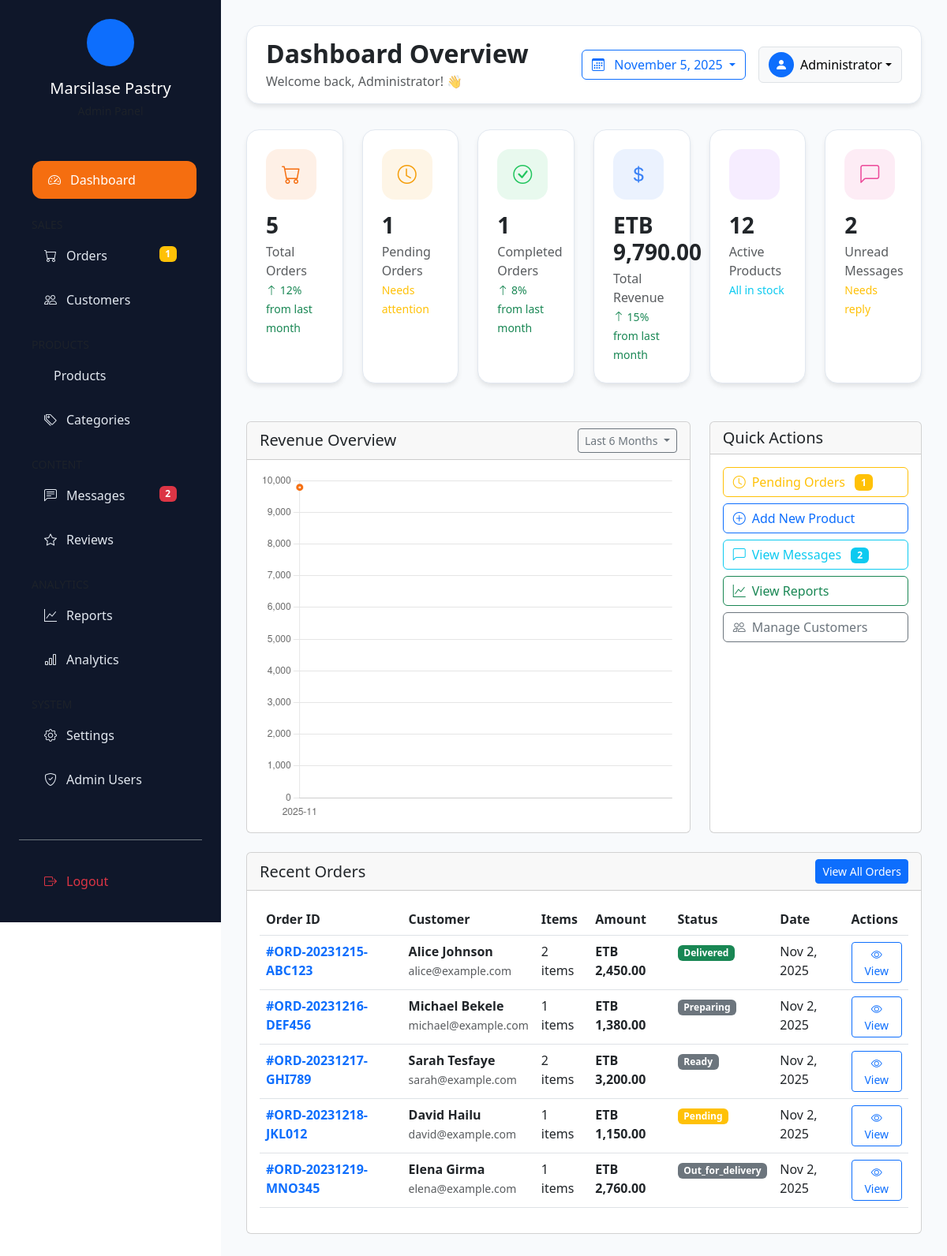
Page /admin/dashboard.php (signed in) on the committed database.
### tables this page shows
CREATE TABLE orders (
    id INT PRIMARY KEY AUTO_INCREMENT,
    order_number VARCHAR(255) UNIQUE NOT NULL,
    customer_name VARCHAR(255) NOT NULL,
    customer_phone VARCHAR(255) NOT NULL,
    customer_email VARCHAR(255) NOT NULL,
    delivery_address TEXT NOT NULL,
    delivery_date DATE NOT NULL,
    total_amount DECIMAL(10,2) NOT NULL,
    delivery_time VARCHAR(50) DEFAULT '09:00-12:00',
    special_instructions TEXT,
    status ENUM('pending', 'confirmed', 'preparing', 'ready', 'out_for_delivery', 'delivered', 'cancelled') DEFAULT 'pending',
    payment_status ENUM('pending', 'paid', 'failed', 'refunded', 'cancelled') DEFAULT 'pending',
    payment_method VARCHAR(50) DEFAULT 'cash',
    payment_notes TEXT,
    refund_amount DECIMAL(10,2) DEFAULT 0,
    refund_reason TEXT,
    created_at TIMESTAMP DEFAULT CURRENT_TIMESTAMP,
    updated_at TIMESTAMP DEFAULT CURRENT_TIMESTAMP ON UPDATE CURRENT_TIMESTAMP
);

### admin/dashboard.php (the view, shortened to what this page needs)
<?php
require_once 'config.php';
$total_orders = $conn->query("SELECT COUNT(*) as count FROM orders")->fetch_assoc()['count'];
$pending_orders = $conn->query("SELECT COUNT(*) as count FROM orders WHERE status = 'pending'")->fetch_assoc()['count'];
$completed_orders = $conn->query("SELECT COUNT(*) as count FROM orders WHERE status = 'delivered'")->fetch_assoc()['count'];
$total_revenue = $conn->query("SELECT SUM(total_amount) as revenue FROM orders WHERE payment_status = 'paid'")->fetch_assoc()['revenue'] ?? 0;
$total_products = $conn->query("SELECT COUNT(*) as count FROM cakes WHERE is_active = TRUE")->fetch_assoc()['count'];
$unread_messages = $conn->query("SELECT COUNT(*) as count FROM contact_messages WHERE status = 'unread'")->fetch_assoc()['count'];
$recent_orders = $conn->query("
    SELECT o.*, COUNT(oi.id) as item_count
    FROM orders o
    LEFT JOIN order_items oi ON o.id = oi.order_id
    GROUP BY o.id
    ORDER BY o.created_at DESC
    LIMIT 5
")->fetch_all(MYSQLI_ASSOC);
$monthly_revenue = $conn->query("
    SELECT
        DATE_FORMAT(created_at, '%Y-%m') as month,
        SUM(total_amount) as revenue
    FROM orders
    WHERE payment_status = 'paid'
    AND created_at >= DATE_SUB(NOW(), INTERVAL 6 MONTH)
    GROUP BY DATE_FORMAT(created_at, '%Y-%m')
    ORDER BY month DESC
    LIMIT 6
")->fetch_all(MYSQLI_ASSOC);
?>
<!DOCTYPE html>
<html lang="en">
<head>
    <link href="https://cdn.jsdelivr.net/npm/bootstrap@5.3.0/dist/css/bootstrap.min.css" rel="stylesheet">
    <link href="https://cdn.jsdelivr.net/npm/bootstrap-icons@1.10.0/font/bootstrap-icons.css" rel="stylesheet">
</head>
<body>
    <?php include 'sidebar.php'; ?>
    <div class="main-content" id="mainContent">
        <div class="top-bar">
            <div class="d-flex justify-content-between align-items-center">
                <div>
                    <h2 class="mb-1 fw-bold">Dashboard Overview</h2>
                    <p class="text-muted mb-0">Welcome back, <?= $_SESSION['admin_name'] ?>! 👋</p>
                </div>
                <div class="d-flex align-items-center gap-3">
                    <div class="dropdown">
                        <button class="btn btn-outline-primary dropdown-toggle" type="button" data-bs-toggle="dropdown">
                            <i class="bi bi-calendar3 me-2"></i>
                            <?= date('F j, Y') ?>
                        </button>
                    </div>
                    <div class="dropdown">
                        <button class="btn btn-light border dropdown-toggle d-flex align-items-center" type="button" data-bs-toggle="dropdown">
                            <div class="bg-primary rounded-circle d-flex align-items-center justify-content-center text-white me-2"
                                 style="width: 32px; height: 32px;">
                                <i class="bi bi-person-fill"></i>
                            </div>
                            <span><?= $_SESSION['admin_name'] ?></span>
                        </button>
                    </div>
                </div>
            </div>
        </div>
        <div class="row g-4 mb-5">
            <div class="col-xl-2 col-md-4 col-6">
                <div class="stat-card">
                    <div class="stat-icon bg-primary-light">
                        <i class="bi bi-cart"></i>
                    </div>
                    <h3 class="mb-1 fw-bold"><?= $total_orders ?></h3>
                    <p class="text-muted mb-0">Total Orders</p>
                    <small class="text-success">
                        <i class="bi bi-arrow-up"></i> 12% from last month
                    </small>
                </div>
            </div>
            <div class="col-xl-2 col-md-4 col-6">
                <div class="stat-card">
                    <div class="stat-icon bg-warning-light">
                        <i class="bi bi-clock"></i>
                    </div>
                    <h3 class="mb-1 fw-bold"><?= $pending_orders ?></h3>
                    <p class="text-muted mb-0">Pending Orders</p>
                    <small class="text-warning">
                        Needs attention
                    </small>
                </div>
            </div>
            <div class="col-xl-2 col-md-4 col-6">
                <div class="stat-card">
                    <div class="stat-icon bg-success-light">
                        <i class="bi bi-check-circle"></i>
                    </div>
                    <h3 class="mb-1 fw-bold"><?= $completed_orders ?></h3>
                    <p class="text-muted mb-0">Completed Orders</p>
                    <small class="text-success">
                        <i class="bi bi-arrow-up"></i> 8% from last month
                    </small>
                </div>
            </div>
            <div class="col-xl-2 col-md-4 col-6">
                <div class="stat-card">
                    <div class="stat-icon bg-info-light">
                        <i class="bi bi-currency-dollar"></i>
                    </div>
                    <h3 class="mb-1 fw-bold">ETB <?= number_format($total_revenue, 2) ?></h3>
                    <p class="text-muted mb-0">Total Revenue</p>
                    <small class="text-success">
                        <i class="bi bi-arrow-up"></i> 15% from last month
                    </small>
                </div>
            </div>
            <div class="col-xl-2 col-md-4 col-6">
                <div class="stat-card">
                    <div class="stat-icon bg-purple-light">
                    </div>
                    <h3 class="mb-1 fw-bold"><?= $total_products ?></h3>
                    <p class="text-muted mb-0">Active Products</p>
                    <small class="text-info">
                        All in stock
                    </small>
                </div>
            </div>
            <div class="col-xl-2 col-md-4 col-6">
                <div class="stat-card">
                    <div class="stat-icon bg-pink-light">
                        <i class="bi bi-chat-left"></i>
                    </div>
                    <h3 class="mb-1 fw-bold"><?= $unread_messages ?></h3>
                    <p class="text-muted mb-0">Unread Messages</p>
                    <small class="text-warning">
                        Needs reply
                    </small>
                </div>
            </div>
        </div>
        <div class="row g-4">
            <div class="col-lg-8">
                <div class="card h-100">
                    <div class="card-header d-flex justify-content-between align-items-center">
                        <h5 class="mb-0">Revenue Overview</h5>
                        <div class="dropdown">
                            <button class="btn btn-sm btn-outline-secondary dropdown-toggle" type="button" data-bs-toggle="dropdown">
                                Last 6 Months
                            </button>
                        </div>
                    </div>
                    <div class="card-body">
                        <canvas id="revenueChart" height="250"></canvas>
                    </div>
                </div>
            </div>
            <div class="col-lg-4">
                <div class="card h-100">
                    <div class="card-header">
                        <h5 class="mb-0">Quick Actions</h5>
                    </div>
                    <div class="card-body">
                        <div class="d-grid gap-2">
                            <a href="orders.php?status=pending" class="btn btn-outline-warning text-start">
                                <i class="bi bi-clock me-2"></i>Pending Orders
                                <span class="badge bg-warning ms-2"><?= $pending_orders ?></span>
                            </a>
                            <a href="products.php?action=add" class="btn btn-outline-primary text-start">
                                <i class="bi bi-plus-circle me-2"></i>Add New Product
                            </a>
                            <a href="messages.php" class="btn btn-outline-info text-start">
                                <i class="bi bi-chat-left me-2"></i>View Messages
                                <span class="badge bg-info ms-2"><?= $unread_messages ?></span>
                            </a>
                            <a href="reports.php" class="btn btn-outline-success text-start">
                                <i class="bi bi-graph-up me-2"></i>View Reports
                            </a>
                            <a href="customers.php" class="btn btn-outline-secondary text-start">
                                <i class="bi bi-people me-2"></i>Manage Customers
                            </a>
                        </div>
                    </div>
                </div>
            </div>
        </div>
        <div class="row mt-4">
            <div class="col-12">
                <div class="card">
                    <div class="card-header d-flex justify-content-between align-items-center">
                        <h5 class="mb-0">Recent Orders</h5>
                        <a href="orders.php" class="btn btn-sm btn-primary">View All Orders</a>
                    </div>
                    <div class="card-body">
                        <div class="table-responsive">
                            <table class="table table-hover">
                                <thead>
                                    <tr>
                                        <th>Order ID</th>
                                        <th>Customer</th>
                                        <th>Items</th>
                                        <th>Amount</th>
                                        <th>Status</th>
                                        <th>Date</th>
                                        <th>Actions</th>
                                    </tr>
                                </thead>
                                <tbody>
                                    <?php foreach ($recent_orders as $order): ?>
                                    <tr>
                                        <td>
                                            <strong class="text-primary">#<?= $order['order_number'] ?></strong>
                                        </td>
                                        <td>
                                            <div class="fw-semibold"><?= htmlspecialchars($order['customer_name']) ?></div>
                                            <small class="text-muted"><?= htmlspecialchars($order['customer_email']) ?></small>
                                        </td>
                                        <td><?= $order['item_count'] ?> items</td>
                                        <td class="fw-bold">ETB <?= number_format($order['total_amount'], 2) ?></td>
                                        <td>
                                            <span class="badge bg-<?=
                                                $order['status'] === 'delivered' ? 'success' :
                                                ($order['status'] === 'pending' ? 'warning' :
                                                ($order['status'] === 'confirmed' ? 'info' : 'secondary'))
                                            ?>">
                                                <?= ucfirst($order['status']) ?>
                                            </span>
                                        </td>
                                        <td><?= date('M j, Y', strtotime($order['created_at'])) ?></td>
                                        <td>
                                            <a href="order-details.php?id=<?= $order['id'] ?>" class="btn btn-sm btn-outline-primary">
                                                <i class="bi bi-eye"></i> View
                                            </a>
                                        </td>
                                    </tr>
                                    <?php endforeach; ?>
                                </tbody>
                            </table>
                        </div>
                    </div>
                </div>
            </div>
        </div>
    </div>
    <script>
        // Revenue Chart
        const revenueCtx = document.getElementById('revenueChart').getContext('2d');
        const revenueChart = new Chart(revenueCtx, {
            type: 'line',
            data: {
                labels: <?= json_encode(array_column(array_reverse($monthly_revenue), 'month')) ?>,
                datasets: [{
                    label: 'Monthly Revenue (ETB)',
                    data: <?= json_encode(array_column(array_reverse($monthly_revenue), 'revenue')) ?>,
                    borderColor: '#f56e10',
                    backgroundColor: 'rgba(245, 110, 16, 0.1)',
                    borderWidth: 3,
                    fill: true,
                    tension: 0.4
                }]
            },
            options: {
                responsive: true,
                plugins: {
                    legend: {
                        display: false
                    }
                },
                scales: {
                    y: {
                        beginAtZero: true,
                        grid: {
                            drawBorder: false
                        }
                    },
                    x: {
                        grid: {
                            display: false
                        }
                    }
                }
            }
        });
        // Mobile sidebar toggle
        document.getElementById('sidebarToggle').addEventListener('click', function() {
            document.getElementById('sidebar').classList.toggle('active');
        });
    </script>
</body>
</html>

### admin/dashboard.php (style rules this page uses)
:root { --primary-500: #f56e10; --primary-600: #e7540a; --neutral-50: #f8fafc; --neutral-100: #f1f5f9; --neutral-200: #e2e8f0; --neutral-700: #334155; --neutral-900: #0f172a; }
.main-content { margin-left: 280px; padding: 2rem; transition: all 0.3s; background: var(--neutral-50); min-height: 100vh; }
.stat-card { background: white; border-radius: 1rem; padding: 1.5rem; box-shadow: 0 4px 6px -1px rgb(0 0 0 / 0.1); border: 1px solid var(--neutral-200); transition: all 0.3s; height: 100%; }
.stat-icon { width: 64px; height: 64px; border-radius: 1rem; display: flex; align-items: center; justify-content: center; font-size: 1.5rem; margin-bottom: 1rem; }
.bg-primary-light { background: rgba(245, 110, 16, 0.1); color: var(--primary-500); }
.bg-success-light { background: rgba(34, 197, 94, 0.1); color: #22c55e; }
.bg-warning-light { background: rgba(245, 158, 11, 0.1); color: #f59e0b; }
.bg-info-light { background: rgba(59, 130, 246, 0.1); color: #3b82f6; }
.bg-purple-light { background: rgba(168, 85, 247, 0.1); color: #a855f7; }
.bg-pink-light { background: rgba(236, 72, 153, 0.1); color: #ec4899; }
.top-bar { background: white; border-radius: 1rem; padding: 1rem 1.5rem; box-shadow: 0 4px 6px -1px rgb(0 0 0 / 0.1); margin-bottom: 2rem; border: 1px solid var(--neutral-200); }

### rows in the picture
orders: order_number "ORD-20231215-ABC123", customer_name "Alice Johnson", customer_email "alice@example.com", item_count "2", total_amount "2,450.00", status "Delivered", created_at "Nov 2, 2025"
orders: order_number "ORD-20231216-DEF456", customer_name "Michael Bekele", customer_email "michael@example.com", item_count "1", total_amount "1,380.00", status "Preparing", created_at "Nov 2, 2025"
orders: order_number "ORD-20231217-GHI789", customer_name "Sarah Tesfaye", customer_email "sarah@example.com", item_count "2", total_amount "3,200.00", status "Ready", created_at "Nov 2, 2025"
orders: order_number "ORD-20231218-JKL012", customer_name "David Hailu", customer_email "david@example.com", item_count "1", total_amount "1,150.00", status "Pending", created_at "Nov 2, 2025"
orders: order_number "ORD-20231219-MNO345", customer_name "Elena Girma", customer_email "elena@example.com", item_count "1", total_amount "2,760.00", status "Out_for_delivery", created_at "Nov 2, 2025"

### other values in the picture
$pending_orders "1"
$unread_messages "2"
$_SESSION['admin_name'] "Administrator"
$total_orders "5"
$completed_orders "1"
$total_revenue "9,790.00"
$total_products "12"
